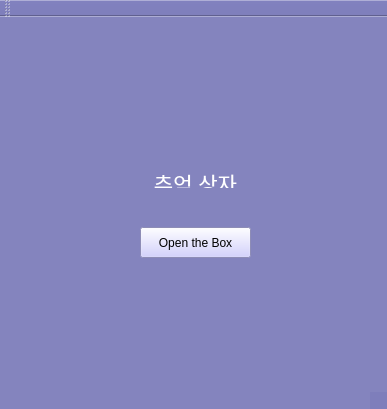
<?xml version="1.0" encoding="UTF-8"?>
<ui version="4.0">
 <class>QtWidgetsApplication1Class</class>
 <widget class="QMainWindow" name="QtWidgetsApplication1Class">
  <property name="geometry">
   <rect>
    <x>0</x>
    <y>0</y>
    <width>387</width>
    <height>409</height>
   </rect>
  </property>
  <property name="windowTitle">
   <string>QtWidgetsApplication1</string>
  </property>
  <property name="toolTip">
   <string>&lt;html&gt;&lt;head/&gt;&lt;body&gt;&lt;p align=&quot;center&quot;&gt;&lt;br/&gt;&lt;/p&gt;&lt;/body&gt;&lt;/html&gt;</string>
  </property>
  <property name="whatsThis">
   <string>&lt;html&gt;&lt;head/&gt;&lt;body&gt;&lt;p align=&quot;center&quot;&gt;&lt;br/&gt;&lt;/p&gt;&lt;/body&gt;&lt;/html&gt;</string>
  </property>
  <property name="styleSheet">
   <string notr="true">background-color: rgba(123, 123, 185, 150);</string>
  </property>
  <widget class="QWidget" name="centralWidget">
   <widget class="QPushButton" name="pushButton">
    <property name="geometry">
     <rect>
      <x>140</x>
      <y>210</y>
      <width>111</width>
      <height>31</height>
     </rect>
    </property>
    <property name="toolTip">
     <string>&lt;html&gt;&lt;head/&gt;&lt;body&gt;&lt;p align=&quot;center&quot;&gt;&lt;br/&gt;&lt;/p&gt;&lt;/body&gt;&lt;/html&gt;</string>
    </property>
    <property name="styleSheet">
     <string notr="true">background-color: rgb(199, 197, 255);
font: 57 9pt &quot;DX별과그대B&quot;;</string>
    </property>
    <property name="text">
     <string>Open the Box</string>
    </property>
   </widget>
   <widget class="QLabel" name="label">
    <property name="geometry">
     <rect>
      <x>150</x>
      <y>150</y>
      <width>91</width>
      <height>21</height>
     </rect>
    </property>
    <property name="whatsThis">
     <string>&lt;html&gt;&lt;head/&gt;&lt;body&gt;&lt;p&gt;&lt;br/&gt;&lt;/p&gt;&lt;/body&gt;&lt;/html&gt;</string>
    </property>
    <property name="styleSheet">
     <string notr="true">font: 57 15pt &quot;DX별과그대B&quot;;
background-color: rgba(100, 100, 160, 0);</string>
    </property>
    <property name="text">
     <string>&lt;html&gt;&lt;head/&gt;&lt;body&gt;&lt;p align=&quot;center&quot;&gt;&lt;span style=&quot; font-size:16pt; color:#ffffff;&quot;&gt;추억 상자&lt;/span&gt;&lt;/p&gt;&lt;/body&gt;&lt;/html&gt;</string>
    </property>
   </widget>
  </widget>
  <widget class="QToolBar" name="mainToolBar">
   <attribute name="toolBarArea">
    <enum>TopToolBarArea</enum>
   </attribute>
   <attribute name="toolBarBreak">
    <bool>false</bool>
   </attribute>
  </widget>
  <widget class="QStatusBar" name="statusBar"/>
 </widget>
 <layoutdefault spacing="6" margin="11"/>
 <resources>
  <include location="QtWidgetsApplication1.qrc"/>
 </resources>
 <connections>
  <connection>
   <sender>pushButton</sender>
   <signal>clicked()</signal>
   <receiver>QtWidgetsApplication1Class</receiver>
   <slot>start()</slot>
   <hints>
    <hint type="sourcelabel">
     <x>302</x>
     <y>267</y>
    </hint>
    <hint type="destinationlabel">
     <x>396</x>
     <y>217</y>
    </hint>
   </hints>
  </connection>
 </connections>
 <slots>
  <slot>start()</slot>
 </slots>
</ui>
